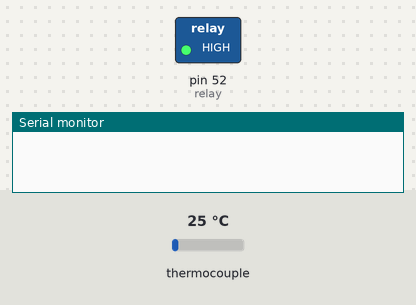
The sketch below on a simulated Arduino Mega 2560, built with avr-gcc and run on an emulated ATmega2560. Shown: switched loads named in the sketch (green lamp = pin HIGH), the last lines printed to the serial monitor. The inputs (shaded band) are chosen by the test bench; at power-on: thermocouple 25 °C.

Above: at 1.2 s.
1.3 s: thermocouple set to 46 °C
6.5 s: thermocouple set to 55 °C
At 11.2 s:
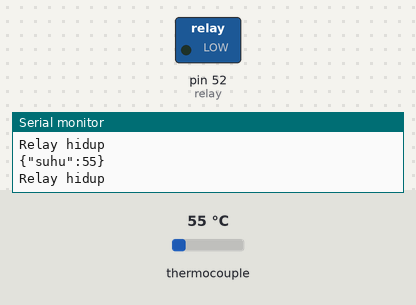
Timing chart, 0 to 12.7 s (numbered marks = the images above; inputs shaded):
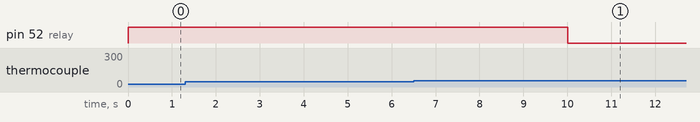

The sketch:

ATMEGA2560.ino
```cpp
#include <max6675.h>
#include <ArduinoJson.h>

int thermoDO = 26;
int thermoCS = 24;
int thermoCLK = 22;

MAX6675 thermocouple (thermoCLK, thermoCS, thermoDO);
// PIN relay
int relay = 52; // *

float suhu;
int setPointOn = 40;
int setPointOff = 50;

String statusRelay;

unsigned long previousMillis = 0;    // will store last time DHT was updated

// Updates DHT readings every 5 seconds
const long interval = 5000;

void relaySet() {
  if (suhu >= setPointOff) {
    digitalWrite(relay, LOW);
    statusRelay = "Relay mati";
    delay(100);
  } else if (suhu <= setPointOn) {
    digitalWrite(relay, HIGH);
    statusRelay = "Relay hidup";
    delay(100);
  }
}

void setup() {
  Serial.begin(9600);
  Serial3.begin(9600);

  // Relay mode
  pinMode(relay, OUTPUT);
  digitalWrite(relay, LOW);
}

void loop() {
  relaySet();
  unsigned long currentMillis = millis();
  if (currentMillis - previousMillis >= interval) {
    previousMillis = currentMillis;
    StaticJsonDocument<200> doc;
    suhu = thermocouple.readCelsius();
    doc["suhu"] = suhu;
    //    kirim ke ESP8266
    serializeJson(doc, Serial3);
    serializeJson(doc, Serial);
    Serial.println();
    Serial.println();
    Serial.println(statusRelay);
  }

  if (Serial3.available()) {
    // Allocate the JSON document
    // This one must be bigger than for the sender because it must store the strings
    StaticJsonDocument<300> fromesp;
    DeserializationError errr = deserializeJson(fromesp, Serial3);
    if (errr == DeserializationError::Ok)
    {
      // Print the values
      Serial.println("mega Talking now => ");
      setPointOn = fromesp["setPointOn"];
      setPointOff = fromesp["setPointOff"];
      Serial.println(setPointOn);
      Serial.println(setPointOff);

    }
  }

}
```

Measured:
- the behaviour switches between 49 and 50 °C on thermocouple (found by bisection; images 0 and 1)
- after the input at 6.5 s, pin 52 (relay): HIGH → LOW after 3.5 s
